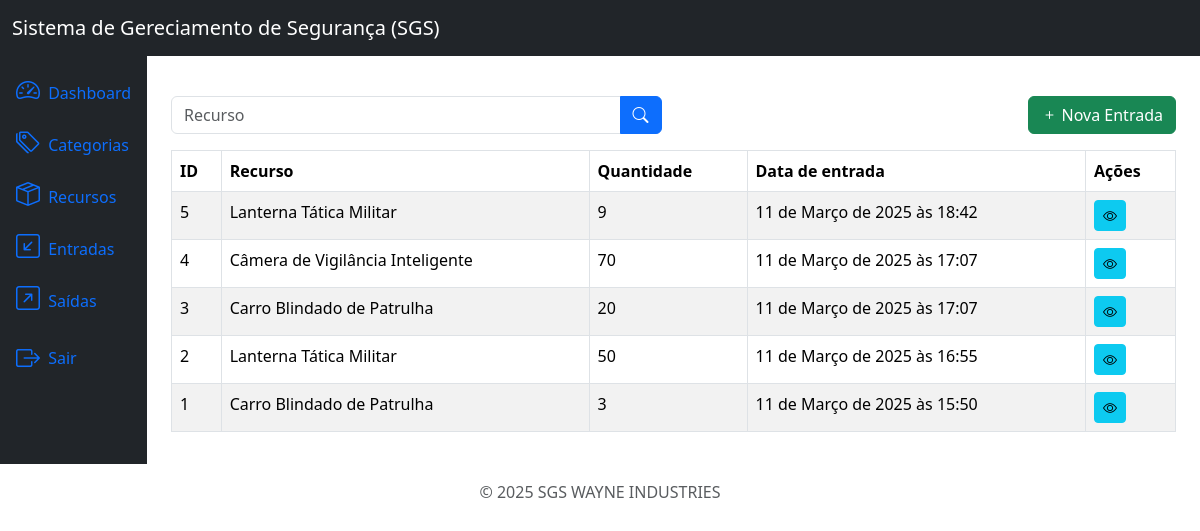
The app's page /inflows/list/ (signed in) with its own data.
### inflows/models.py (models this page shows, shortened)
class Inflow(models.Model):
    product = models.ForeignKey(Product, on_delete=models.PROTECT, related_name='inflows')
    quantity = models.IntegerField()
    description = models.TextField(null=True, blank=True)
    created_at = models.DateTimeField(auto_now_add=True)
    update_at = models.DateTimeField(auto_now=True)
    class Meta:
        ordering = ['-created_at']

### products/models.py (models this page shows)
class Product(models.Model):
    title = models.CharField(max_length=200)
    category = models.ForeignKey(Category, on_delete=models.PROTECT, related_name='products')
    description  = models.TextField(null=True, blank=True)
    serie_number = models.CharField(max_length=200, null=True, blank=True)
    status = models.CharField(max_length=200)
    location = models.CharField(max_length=200, null=True, blank=True)
    quantity = models.IntegerField(default=0)
    created_at = models.DateTimeField(auto_now_add=True)
    update_at = models.DateTimeField(auto_now=True)
    class Meta:
        ordering = ['title']
    def __str__(self):
        return self.title

### inflows/views.py (the view)
# urls.py: path('inflows/list/', views.InflowListView.as_view(), name='inflow_list'),
class InflowListView(LoginRequiredMixin, PermissionRequiredMixin, ListView):
    model = models.Inflow
    template_name = 'inflow_list.html'
    context_object_name = 'inflows'
    paginate_by = 10
    permission_required = 'inflows.view_inflow'
    def get_queryset(self):
        queryset = super().get_queryset()
        product = self.request.GET.get('product')
        if product:
            queryset = queryset.filter(product__title__icontains=product)
        return queryset

### inflows/templates/inflow_list.html (shortened to what this page needs)
{% extends 'base.html' %}
{% block content %}
<div class="row mb-3">
    <div class="col-md-6">
        <form method="get" action="{% url 'inflow_list' %}">
            <div class="input-group">
                <input type="text" class="form-control" name="product" placeholder="Recurso" value="{{ request.GET.product }}">
                <button type="submit" class="btn btn-primary">
                    <i class="bi bi-search"></i>
                </button>
            </div>
        </form>
    </div>
    {% if perms.inflows.add_inflow %}
        <div class="col-md-6">
            <a href="{% url 'inflow_create' %}" class="btn btn-success float-end">
                <i class="bi bi-plus"></i> Nova Entrada
            </a>
        </div>
    {% endif %}
</div>
<div class="table-responsive">
    <table class="table table-striped table-bordered">
        <thead class="thead-dark">
            <tr>
                <th>ID</th>
                <th>Recurso</th>
                <th>Quantidade</th>
                <th>Data de entrada</th>
                <th>Ações</th>
            </tr>
        </thead>
        <tbody>
            {% for inflow in inflows %}
            <tr>
                <td>{{ inflow.id }}</td>
                <td>{{ inflow.product }}</td>
                <td>{{ inflow.quantity }}</td>
                <td>{{ inflow.created_at }}</td>
                <td>
                    {% if perms.inflows.view_inflow %}
                        <a href="{% url 'inflow_detail' inflow.id %}" class="btn btn-info btn-sm">
                            <i class="bi bi-eye"></i>
                        </a>
                    {% endif %}
                </td>
            </tr>
            {% endfor %}
        </tbody>
    </table>
</div>
{% endblock %}

### app/templates/base.html (shortened to what this page needs)
<!DOCTYPE html>
<html lang="pt-br">
    <head>
        <link href="https://cdn.jsdelivr.net/npm/bootstrap@5.3.3/dist/css/bootstrap.min.css" rel="stylesheet">
        <link rel="stylesheet" href="https://cdn.jsdelivr.net/npm/bootstrap-icons@1.11.3/font/bootstrap-icons.min.css">
    </head>
    <body>
        {% include 'components/_header.html' %}
        <div class="container-fluid">
          {% if user.is_authenticated %}
            {% include 'components/_sidebar.html' %}
          {% endif %}
          <div class="col py-3">
            <div class="container mt-4">
              <main>
                {% block content %}
                {% endblock %}
              </main>
            </div>
          </div>
        </div>
        </div>
        {% include 'components/_footer.html' %}
    </body>
</html>

### app/templates/components/_header.html
<nav class="navbar navbar-expand-lg navbar-light bg-dark">
    <div class="container-fluid">
      <a class="navbar-brand text-white" href="#">Sistema de Gereciamento de Segurança (SGS)</a>
    </div>
  </nav>

### app/templates/components/_sidebar.html (shortened to what this page needs)
<div class="row flex-nowrap">
    <div class="col-auto col-md-0 col-xl-0 px-0 bg-dark">
      <div class="d-flex flex-column align-items-center align-items-sm-start px-3 pt-2 text-white">
        <div class="collapse d-sm-block" id="menuCollapse">
          <ul class="nav flex-column align-items-start" id="menu">
            {% if perms.products.view_product and perms.inflows.view_inflow %}
              <li>
                <a href="{% url 'home' %}" class="nav-link px-0 align-middle">
                  <i class="bi bi-speedometer2 fs-4"></i>
                  <span class="ms-1">Dashboard</span>
                </a>
              </li>
            {% endif %}
            {% if perms.categories.view_category %}
              <li>
                <a href="{% url 'category_list' %}" class="nav-link px-0 align-middle">
                  <i class="bi bi-tags fs-4"></i>
                  <span class="ms-1">Categorias</span>
                </a>
              </li>
            {% endif %}
            {% if perms.products.view_product %}
              <li>
                <a href="{% url 'product_list' %}" class="nav-link px-0 align-middle">
                  <i class="bi bi-box-seam fs-4"></i>
                  <span class="ms-1">Recursos</span>
                </a>
              </li>
            {% endif %}
            {% if perms.inflows.view_inflow %}
              <li>
                <a href="{% url 'inflow_list' %}" class="nav-link px-0 align-middle">
                  <i class="bi bi-arrow-down-left-square fs-4"></i>
                  <span class="ms-1">Entradas</span>
                </a>
              </li>
            {% endif %}
            {% if perms.outflows.view_outflow %}
              <li>
                <a href="{% url 'outflow_list' %}" class="nav-link px-0 align-middle">
                  <i class="bi bi-arrow-up-right-square fs-4"></i>
                  <span class="ms-1">Saídas</span>
                </a>
              </li>
            {% endif %}
            <li class="nav-item">
              {% if user.is_authenticated %}
                <form action="{% url 'logout' %}" method="post" id="logout-form" class="nav-link px-0 align-middle">
                  <button type="submit" class="btn btn-link text-decoration-none text-reset nav-link px-0 align-middle">
                    <i class="bi bi-box-arrow-right fs-4 align-middle"></i>
                    <span class="ms-1 align-middle">Sair</span>
                  </button>
                </form>
              {% endif %}
            </li>
          </ul>
        </div>
      </div>
    </div>

### app/templates/components/_footer.html
<footer class="footer mt-auto py-3 text-center">
    <div class="container">
      <span class="text-muted">© 2025 SGS WAYNE INDUSTRIES</span>
    </div>
  </footer>

### records on screen
Inflow: id "5", product "Lanterna Tática Militar", quantity "9", created_at "11 de Março de 2025 às 18:42"
Inflow: id "4", product "Câmera de Vigilância Inteligente", quantity "70", created_at "11 de Março de 2025 às 17:07"
Inflow: id "3", product "Carro Blindado de Patrulha", quantity "20", created_at "11 de Março de 2025 às 17:07"
Inflow: id "2", product "Lanterna Tática Militar", quantity "50", created_at "11 de Março de 2025 às 16:55"
Inflow: id "1", product "Carro Blindado de Patrulha", quantity "3", created_at "11 de Março de 2025 às 15:50"
